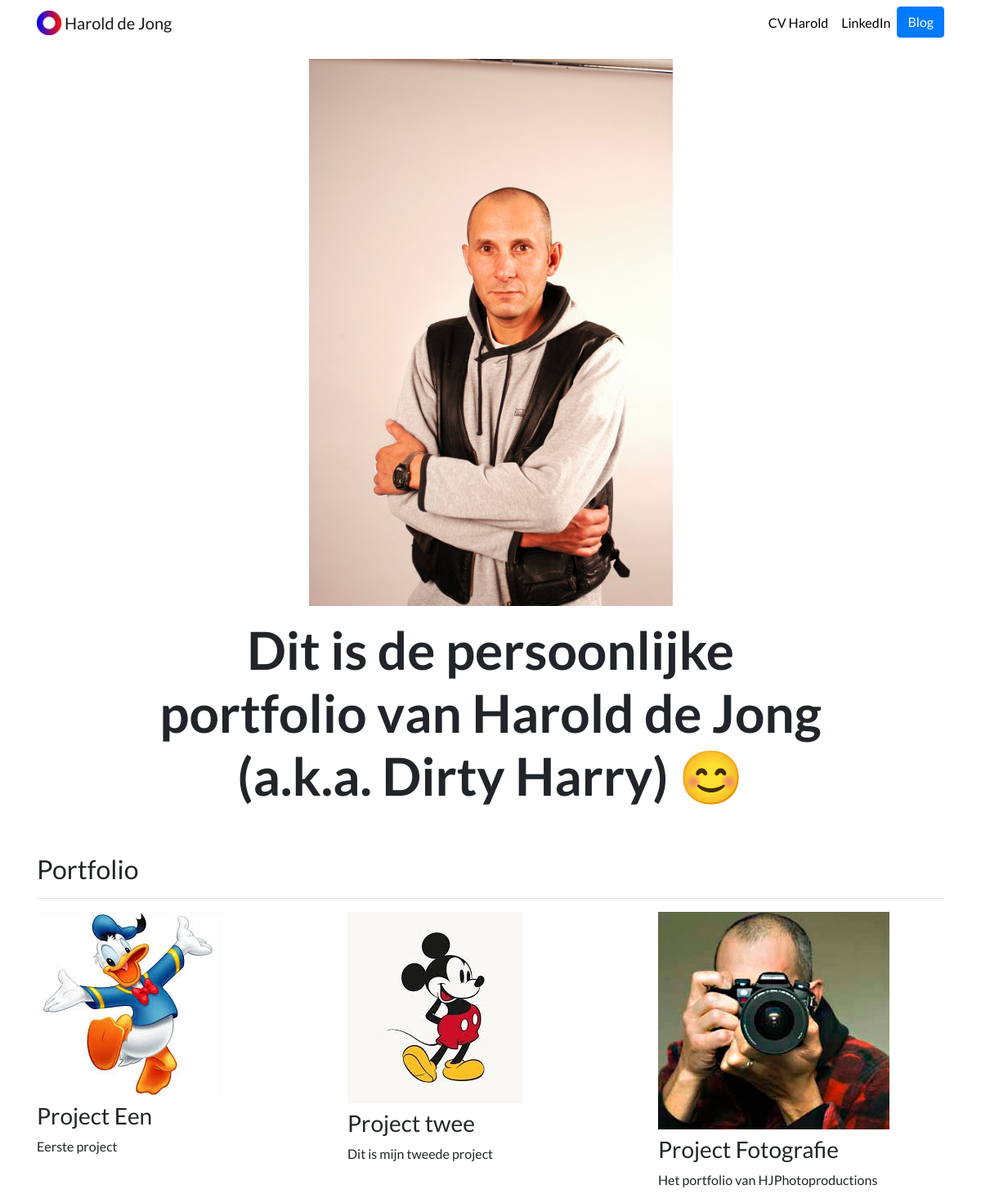
The page / on the database its author committed.
### portfolio/models.py (models this page shows, shortened)
class Project(models.Model):
    title = models.CharField(max_length=100)
    description = models.CharField(max_length=250)
    image = models.ImageField(upload_to='portfolio/images/')
    url = models.URLField(blank=True)

### portfolio/views.py (the view)
# urls.py: 2. Add a URL to urlpatterns:  path('', views.home, name='home')
def home(request):
    projects = Project.objects.all()
    return render(request, 'portfolio/home.html',{'projects':projects})

### portfolio/templates/portfolio/home.html
{% extends "portfolio/base.html" %}
{% load static %}
{% block content %}
<div class="row justify-content-center my-3">
  <div class="col-5">
    <img src="{% static 'portfolio/Haroldrep25.jpg' %}" class="img-fluid">
  </div>
</div>
<div class="row justify-content-center mb-3">
  <div class="col-md-9 text-center">
    <h1 id="hometext" class="font-weight-bold">Dit is de persoonlijke portfolio van Harold de Jong (a.k.a. Dirty Harry) 😊</h1>
  </div>
</div>
<h2 class="mt-5">Portfolio</h2>
<hr>
<div class="row">
  {% for project in projects %}
  <div class="col-lg-4 col-md-6">
    {% if project.url %}
    <a href="{{ project.url }}" target="_blank">
      <img src="{{ project.image.url }}" class="img-fluid mb-2" >
    </a>
    {% else %}
    <img src="{{ project.image.url }}" class="img-fluid mb-2">
    {% endif %}
    <h3>{{ project.title }}</h3>
    <p>{{ project.description }}</p>
  </div>
  {% endfor %}
</div>
{% endblock %}

### portfolio/static/portfolio/custom.css (style rules this page uses)
body { font-family: 'Lato', sans-serif; }
@media (min-width: 992px) { #hometext { font-size: 4rem; } }

### rows shown on the page
Project: image (picture), title "Project Een", description "Eerste project"
Project: image (picture), title "Project twee", description "Dit is mijn tweede project"
Project: image (picture), title "Project Fotografie", description "Het portfolio van HJPhotoproductions"
